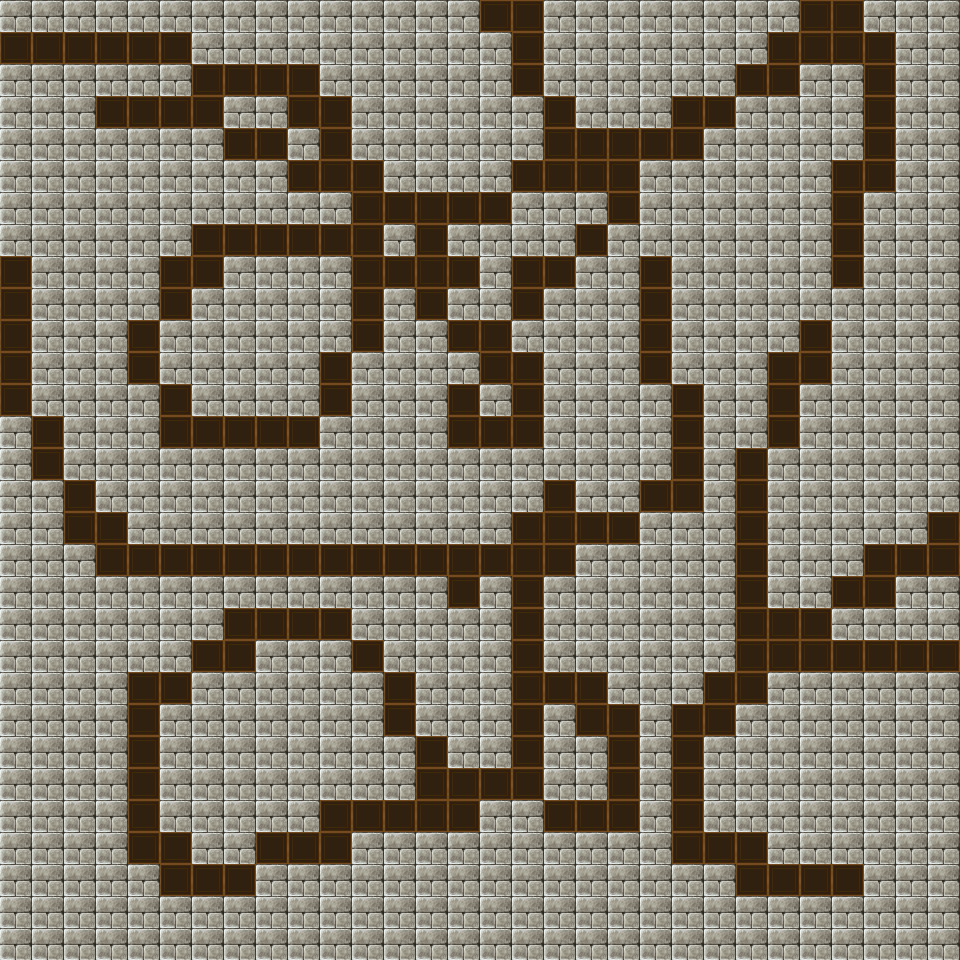

This is a level from a 2D game, rendered from its Tiled map with the project's own tilesets. A one-line summary and the map file follow, with tile-layer data summarised:
An orthogonal 30x30 tile map with 32x32 px tiles, 1 tile layer (Tile Layer 1).

<map version="1.0" orientation="orthogonal" width="30" height="30" tilewidth="32" tileheight="32">
 <tileset firstgid="1" name="TileA4" tilewidth="32" tileheight="32">
  <image source="TileA4.png" width="512" height="480" />
 </tileset>
 <layer name="Tile Layer 1" width="30" height="30">
  <data>[900 cells, 900 non-empty, 2 distinct tile ids]</data>
 </layer>
</map>
